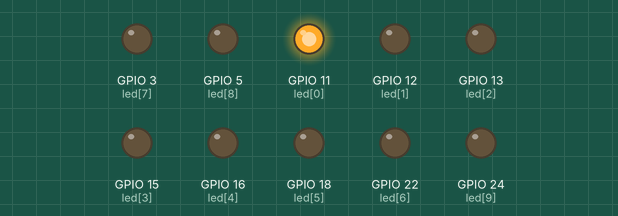
A program run on a simulated Raspberry Pi (BCM pin numbers). Parts: output pins drawn as LEDs (lit = HIGH). What the program prints to the terminal is not drawn.

Above: at 0.05 s.
At 0.75 s:
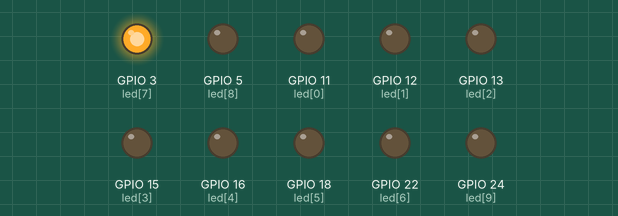
At 1.55 s:
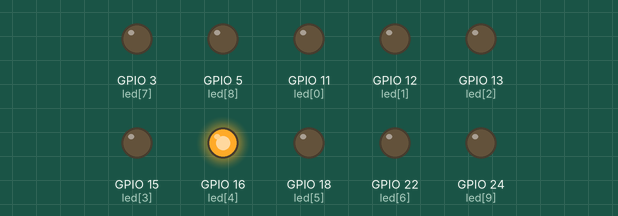
At 2.25 s:
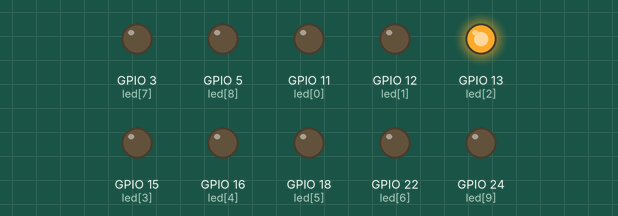
At 3.0 s:
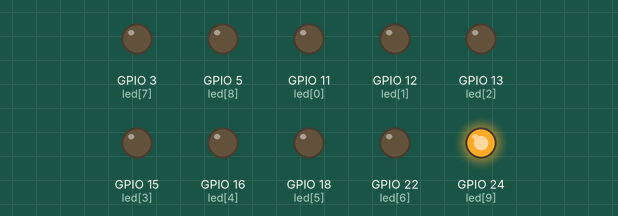
At 4.55 s:
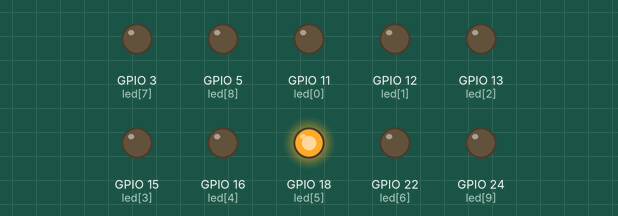
Timing chart, 0 to 4.8 s (numbered marks = the images above):
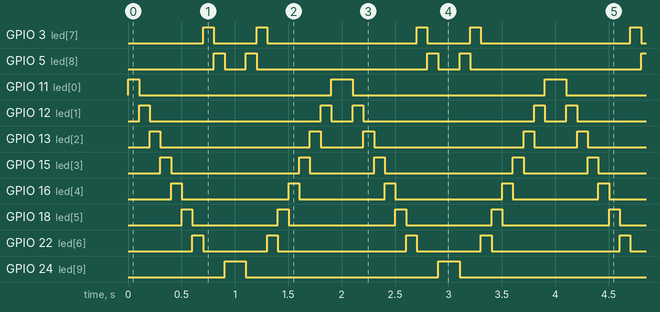

Measured:
- by itself, GPIO 3 (led[7]): repeats every 2.0 s: LOW 0.40 s, HIGH 0.10 s, LOW 1.4 s, HIGH 0.10 s
- by itself, GPIO 5 (led[8]): repeats every 2.0 s: LOW 0.20 s, HIGH 0.10 s, LOW 1.6 s, HIGH 0.10 s
- by itself, GPIO 11 (led[0]): repeats every 2.0 s: LOW 1.8 s, HIGH 0.20 s
- by itself, GPIO 12 (led[1]): repeats every 2.0 s: LOW 1.6 s, HIGH 0.10 s, LOW 0.20 s, HIGH 0.10 s
- by itself, GPIO 13 (led[2]): repeats every 2.0 s: LOW 1.4 s, HIGH 0.10 s, LOW 0.40 s, HIGH 0.10 s
- by itself, GPIO 15 (led[3]): repeats every 2.0 s: LOW 1.2 s, HIGH 0.10 s, LOW 0.60 s, HIGH 0.10 s
- by itself, GPIO 16 (led[4]): repeats every 2.0 s: LOW 1.0 s, HIGH 0.10 s, LOW 0.80 s, HIGH 0.10 s
- by itself, GPIO 18 (led[5]): repeats every 2.0 s: LOW 0.80 s, HIGH 0.10 s, LOW 1.0 s, HIGH 0.10 s

The program:

lightwalker.py
```python
from gpiozero import LED
import time

ledPinsNumbers  = [11, 12, 13, 15, 16, 18, 22, 3, 5, 24]
leds = []

# Create LED objects reffering to each # in the the PinsNumbers list
def setup():
    for ledPin in ledPinsNumbers:
        led = LED(ledPin)
        led.off()
        leds.append(led)

def loop():
    while True:
        for led in leds:
            led.on()
            time.sleep(0.1)
            led.off()
        for led in leds[::-1]:
            led.on()
            time.sleep(0.1)
            led.off()


if __name__ == '__main__': # Program entrance
    print('Program is starting')
    setup()
    try:
        loop()
    except KeyboardInterrupt:
        print("Exit program")
        exit()
```
